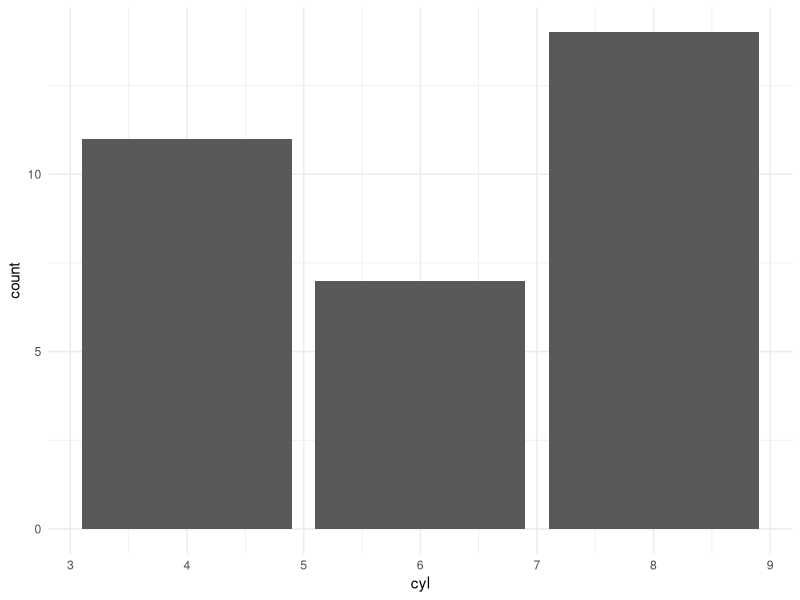

Recreate this plot in R.
## ---- chunk 1
knitr::opts_chunk$set(echo = TRUE)
## ---- chunk 2


library(tidyverse)

mtcars %>% summary()

## ---- chunk 3

mtcars %>% ggplot() + aes(x=cyl) + geom_bar() + theme_minimal()

